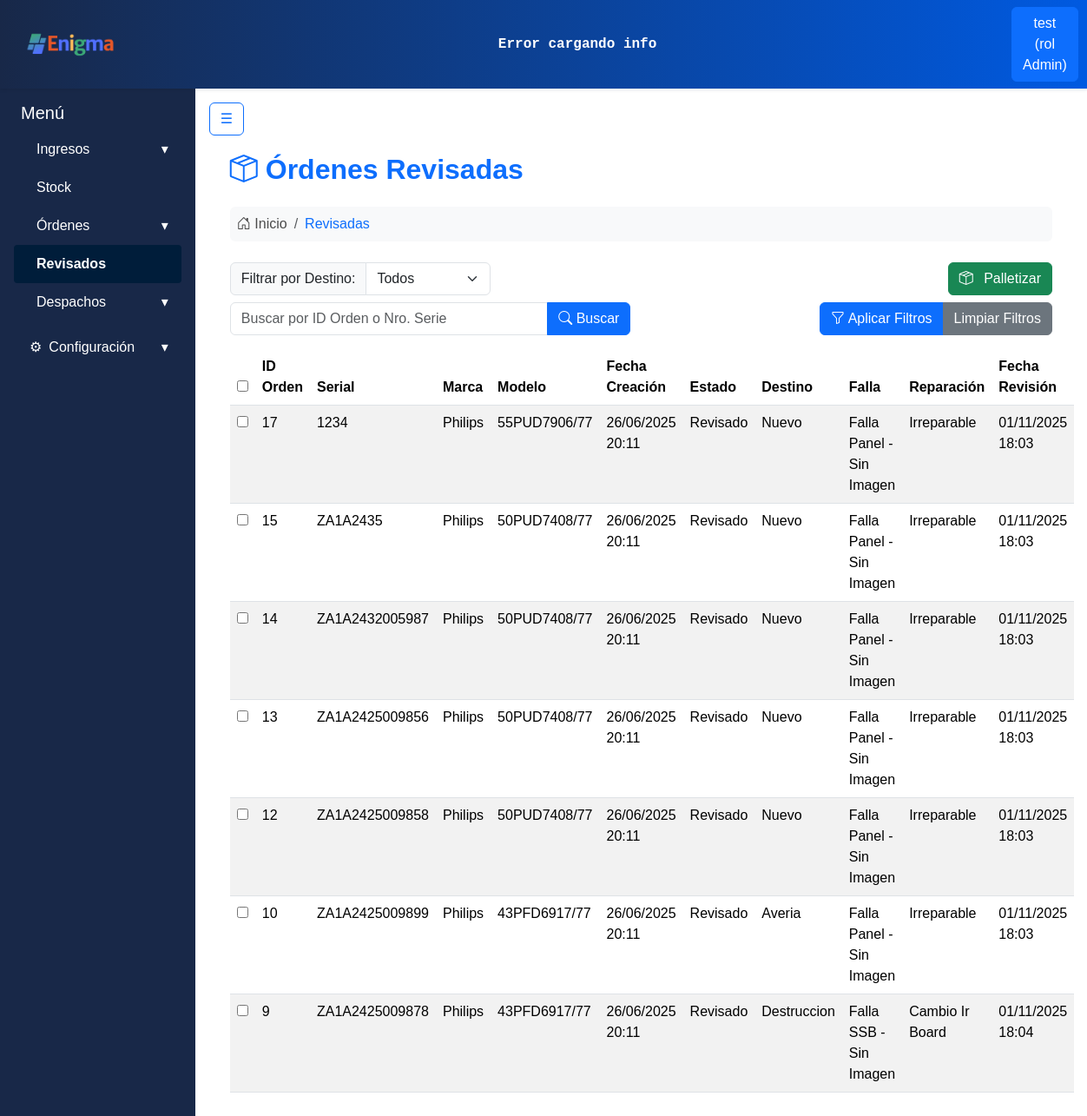
/despachos/revisadas/ (signed in), run on the app's committed database.
### apps/usuarios/models.py (models this page shows, shortened)
class Usuarios(AbstractBaseUser):
    username = models.CharField('Nombre de usuario', unique= True, max_length=60)
    email = models.EmailField('Correo electronico', max_length=254, unique= True)
    nombre = models.CharField(max_length=50)
    apellido = models.CharField(max_length=50)
    rol = models.ForeignKey(Roles, on_delete=models.CASCADE)
    activo = models.BooleanField(default=True)
    is_admin = models.BooleanField(default = False)
    is_superuser = models.BooleanField(default=False)
    is_staff = models.BooleanField(default=False)
    objects = UsuariosManager()
    USERNAME_FIELD = 'username'
    REQUIRED_FIELDS = ['nombre', 'apellido', 'email'] #campos necesarios para crear la cuenta por consola

class Roles(models.Model):
    id = models.AutoField(primary_key=True)
    nombre = models.CharField(max_length=50)
    def __str__(self):
        return self.nombre

### apps/ordenes/models.py (models this page shows, shortened)
class Equipos(models.Model):
    producto_id = models.ForeignKey('ingresos.Productos', on_delete=models.CASCADE)
    numero_serie = models.CharField(max_length=20, unique=True, null=True, blank=True)
    fecha_alta = models.DateTimeField(auto_now_add=True)
    observaciones = models.CharField(max_length=100, null=True, blank=True)

class Ordenes(ModeloBaseConUsuario):  # HEREDA el usuario y el save()
    remito_id = models.ForeignKey('ingresos.Remitos', on_delete=models.CASCADE)
    equipo_id = models.ForeignKey('Equipos', on_delete=models.CASCADE)
    estado_id = models.ForeignKey('Estados', on_delete=models.CASCADE)
    falla_detectada = models.CharField(max_length=50, null=True, blank=True)
    reparacion = models.CharField(max_length=50, null=True, blank=True)
    fecha_revision = models.DateTimeField(null=True, blank=True)
    editado_por = models.ForeignKey(
        User, on_delete=models.SET_NULL, null=True, blank=True, related_name='ordenes_editadas'
    )
    palletizado_por = models.ForeignKey(
        User, on_delete=models.SET_NULL, null=True, blank=True, related_name='ordenes_palletizadas'
    )
    orden_activa = models.BooleanField(default=True)
    fecha_creacion = models.DateTimeField(auto_now_add=True)
    modificacion_id = models.ForeignKey('HistorialOrdenes', on_delete=models.CASCADE, null=True, blank=True)
    destino = models.ForeignKey('Destinos', on_delete=models.CASCADE, null=True, blank=True)
    equipo_palletizado = models.BooleanField(default=False)

class Estados(models.Model):
    nombre_estado = models.CharField(max_length=30)

class Destinos(models.Model):
    nombre_destino = models.CharField(max_length=30)

### apps/ingresos/models.py (models this page shows, shortened)
class Productos(models.Model):
    id = models.AutoField(primary_key=True)
    marca = models.CharField(max_length=30)
    modelo = models.CharField(max_length=50, unique=True)

### apps/despachos/views.py (the view, shortened to what this page needs)
# urls.py: path('revisadas/', views.OrdenesRevisadasView.as_view(), name='ordenes_revisadas'),
class OrdenesRevisadasView(LoginRequiredMixin,View):
    template_name = 'despachos/revisadas.html'
    def get(self, request, *args, **kwargs):
        estado_revisado_obj = Estados.objects.filter(nombre_estado__iexact='revisado').first()
        ordenes_queryset = Ordenes.objects.filter(
            estado_id=estado_revisado_obj,
            equipo_palletizado=False
        ).select_related(
            'destino', 'equipo_id', 'equipo_id__producto_id', 'estado_id'
        ).order_by('-fecha_creacion')
        query = request.GET.get('q', '')
        filtro_destino_param = request.GET.get('filtro_destino', 'todos')
        mensaje_busqueda = None
        if query:
            q_objects = Q(id__icontains=query) | Q(equipo_id__numero_serie__icontains=query)
            ordenes_queryset = ordenes_queryset.filter(q_objects)
            if not ordenes_queryset.exists():
                mensaje_busqueda = f"No se encontraron órdenes con el ID/Número de Serie '{query}'."
        datos_ordenes = []
        if ordenes_queryset.exists():
            for orden in ordenes_queryset:
                equipo_obj = orden.equipo_id
                producto_obj = getattr(equipo_obj, 'producto_id', None)
                producto_modelo = getattr(producto_obj, 'modelo', 'N/A')
                producto_marca = getattr(producto_obj, 'marca', 'N/A')
                nombre_destino = getattr(orden.destino, 'nombre_destino', 'Sin asignar')
                nombre_estado = getattr(orden.estado_id, 'nombre_estado', 'Sin estado')
                datos_ordenes.append({
                    'id': orden.id,
                    'equipo_id': orden.equipo_id.id if orden.equipo_id else None,
                    'numero_serie': getattr(equipo_obj, 'numero_serie', 'N/A'),
                    'modelo': producto_modelo,
                    'marca': producto_marca,
                    'fecha_creacion': orden.fecha_creacion,
                    'estado': nombre_estado,
                    'destino': nombre_destino,
                    'falla_detectada': orden.falla_detectada,
                    'reparacion': orden.reparacion,
                    'fecha_revision': orden.fecha_revision,
                })
        destinos_para_despacho = Destinos.objects.all().order_by('nombre_destino')
        context = {
            'ordenes': datos_ordenes,
            'mensaje_busqueda': mensaje_busqueda,
            'query_actual': query,
            'filtro_destino_seleccionado': filtro_destino_param,
            'destinos_para_filtro': Destinos.objects.all().order_by('nombre_destino'),
            'destinos_para_despacho': destinos_para_despacho,
            'mostrar_boton_despacho': bool(datos_ordenes),
            'titulo_pagina': 'Órdenes Revisadas',
            'max_items_pallet': 15,
        }
        return render(request, self.template_name, context)

### apps/despachos/templatetags/custom_filters.py (called while the page is built)
@register.filter
def replace_chars(value, arg):
    if not isinstance(value, str):
        return value
    try:
        old_value, new_value = arg.split(':')
    except ValueError:
        return value
    return value.replace(old_value, new_value)

### apps/despachos/templates/despachos/revisadas.html (shortened to what this page needs)
{% extends 'base.html' %}
{% load static %}
{% load custom_filters %}
{% block content %}
    <div class="page-container px-4 mt-3">
        <div class="d-flex justify-content-between align-items-center mb-4">
            <h2 class="fw-bold text-primary mb-0">
                <i class="bi bi-box-seam"></i>
                Órdenes Revisadas
            </h2>
        </div>
        <nav aria-label="breadcrumb" class="mb-4">
            <ol class="breadcrumb bg-light rounded p-2">
                <li class="breadcrumb-item">
                    <i class="bi bi-house-door"></i> Inicio
                </li>
                <li class="breadcrumb-item text-primary" aria-current="page">Revisadas</li>
            </ol>
        </nav>
        <div class="top-action-bar">
            <form id="filtro-busqueda-form" action="{% url 'despachos:ordenes_revisadas' %}" method="GET" class="w-100">
                <div class="row mb-2">
                    <div class="col-md-4 col-sm-6 mb-2 mb-md-0">
                        <div class="form-group input-group">
                            <label class="input-group-text" for="filtro_destino">Filtrar por Destino:</label>
                            <select class="form-select" id="filtro_destino" name="filtro_destino">
                                <option value="todos" {% if filtro_destino_seleccionado == 'todos' %}selected{% endif %}>Todos</option>
                            </select>
                        </div>
                    </div>
                    <div class="col-md-8 col-sm-6 d-flex justify-content-end align-items-center">
                        {% if mostrar_boton_despacho %}
                            <button type="button" class="btn btn-success" id="btn-enviar-despacho-principal" data-bs-toggle="modal" data-bs-target="#despachoModal">
                                <i class="bi bi-box-seam me-2"></i> Palletizar
                            </button>
                        {% endif %}
                    </div>
                </div>
                <div class="row">
                    <div class="col-md-6 col-sm-12">
                        <div class="form-group input-group search-input-group">
                            <input type="text" class="form-control"
                                placeholder="Buscar por ID Orden o Nro. Serie"
                                name="q" value="{{ query_actual|default:'' }}">
                            <button class="btn btn-primary" type="submit">
                                <i class="bi bi-search"></i> Buscar
                            </button>
                        </div>
                    </div>
                    <div class="col-md-6 col-sm-12 d-flex justify-content-end align-items-center mt-2 mt-md-0">
                        <div class="btn-group">
                            <button class="btn btn-primary" type="submit">
                                <i class="bi bi-funnel"></i> Aplicar Filtros
                            </button>
                            <a href="{% url 'despachos:ordenes_revisadas' %}" class="btn btn-secondary">Limpiar Filtros</a>
                        </div>
                    </div>
                </div>
            </form>
        </div>
        {% if ordenes %}
            <form id="form-despacho" action="{% url 'despachos:procesar_despacho_ordenes' %}" method="POST">
                <table class="table table-striped table-hover mt-3">
                    <thead>
                        <tr>
                            <th><input type="checkbox" id="checkbox-maestro-despacho"></th>
                            <th>ID Orden</th>
                            <th>Serial</th>
                            <th>Marca</th>
                            <th>Modelo</th>
                            <th>Fecha Creación</th>
                            <th>Estado</th>
                            <th>Destino</th>
                            <th>Falla</th>
                            <th>Reparación</th>
                            <th>Fecha Revisión</th>
                        </tr>
                    </thead>
                    <tbody>
                        {% for orden in ordenes %}
                            <tr>
                                <td><input type="checkbox" class="checkbox-item-despacho" name="orden_ids" value="{{ orden.id }}"></td>
                                <td>{{ orden.id }}</td>
                                <td>{{ orden.numero_serie }}</td>
                                <td>{{ orden.marca }}</td>
                                <td>{{ orden.modelo }}</td>
                                <td>{{ orden.fecha_creacion|date:"d/m/Y H:i" }}</td>
                               <td><span class="badge-estado bg-{{ orden.estado|lower|replace_chars:' :-' }}">{{ orden.estado }}</span></td>
                                <td>{{ orden.destino }}</td>
                                <td>{{ orden.falla_detectada }}</td>
                                <td>{{ orden.reparacion }}</td>
                                <td>{{ orden.fecha_revision|default:"N/A"|date:"d/m/Y H:i" }}</td>
                            </tr>
                        {% endfor %}
                    </tbody>
                </table>
            </form>
        {% endif %}
{% endblock %}

### templates/includes/header.html (shortened to what this page needs)
{% load static %}
<nav class="navbar navbar-expand-lg shadow-sm navbar-gradient">
  <div class="container-fluid">
    <a class="navbar-brand d-flex align-items-center" href="{% url 'core:dashboard' %}">
      <div class="card-header p-0 bg-transparent border-0">
        <img class="logo_form" src="{% static 'img/enigmaLogoNuevo.png' %}" alt="Enigma Logo">
      </div>
    </a>
    <div class="mx-auto text-center d-none d-lg-block">
        <div class="ticker-container text-white py-1 px-2 rounded">
            <div class="ticker" id="ticker-api">
            </div>
        </div>
    </div>
    <div class="d-flex ms-auto">
      {% if user.is_authenticated %}
        <div class="dropdown">
          <a class="btn btn-primary" href="#" role="button" id="dropdownUser" data-bs-toggle="dropdown" aria-expanded="false">
            {{ user.username }} (rol {{ user.rol }})
          </a>
        </div>
      {% else %}
        <a href="{% url 'usuarios:register' %}" class="btn btn-outline-primary me-2">Registrarse</a>
        <a href="{% url 'usuarios:login' %}" class="btn btn-outline-success">Login</a>
      {% endif %}
    </div>
  </div>
</nav>

### static/css/style.css (style rules this page uses)
:root { --color-bg-navbar-solid:linear-gradient(90deg, #182848 0%, #005ae1 100%); }
.navbar-gradient { background: var(--color-bg-navbar-solid); }
.logo_form { width: auto; height: 40px; margin-right: 10px; margin-left: 0.8rem; }
h2 { color: #e02626; }
body { font-family: Arial, sans-serif; color: #4b4b4b; }
h1, h2 { text-align: center; color: #0056b3; }
.ticker-container { color: #E0F2FE; overflow: hidden; white-space: nowrap; position: relative; width: 1000px; font-weight: bold; font-family: monospace; border-radius: 0.25rem; }
.ticker { display: inline-block; white-space: nowrap; animation: scrollTicker 50s linear infinite; }

### data on the page
Usuarios: username "test", rol "Admin"
Equipos: numero_serie "1234"
Productos: marca "Philips", modelo "55PUD7906/77"
Ordenes: fecha_creacion "26/06/2025 20:11", falla_detectada "Falla Panel - Sin Imagen", reparacion "Irreparable", fecha_revision "01/11/2025 18:03"
Estados: estado "Revisado" "Revisado" "Revisado" "Revisado" "Revisado" "Revisado" "Revisado"
Destinos: destino "Nuevo" "Nuevo" "Nuevo" "Nuevo" "Nuevo"
Equipos: numero_serie "ZA1A2435"
Productos: marca "Philips" "Philips" "Philips" "Philips", modelo "50PUD7408/77" "50PUD7408/77" "50PUD7408/77" "50PUD7408/77"
Ordenes: fecha_creacion "26/06/2025 20:11", falla_detectada "Falla Panel - Sin Imagen", reparacion "Irreparable", fecha_revision "01/11/2025 18:03"
Equipos: numero_serie "ZA1A2432005987"
Ordenes: fecha_creacion "26/06/2025 20:11", falla_detectada "Falla Panel - Sin Imagen", reparacion "Irreparable", fecha_revision "01/11/2025 18:03"
Equipos: numero_serie "ZA1A2425009856"
Ordenes: fecha_creacion "26/06/2025 20:11", falla_detectada "Falla Panel - Sin Imagen", reparacion "Irreparable", fecha_revision "01/11/2025 18:03"
Equipos: numero_serie "ZA1A2425009858"
Ordenes: fecha_creacion "26/06/2025 20:11", falla_detectada "Falla Panel - Sin Imagen", reparacion "Irreparable", fecha_revision "01/11/2025 18:03"
Equipos: numero_serie "ZA1A2425009899"
Productos: marca "Philips" "Philips", modelo "43PFD6917/77" "43PFD6917/77"
Ordenes: fecha_creacion "26/06/2025 20:11", falla_detectada "Falla Panel - Sin Imagen", reparacion "Irreparable", fecha_revision "01/11/2025 18:03"
Destinos: destino "Averia"
Equipos: numero_serie "ZA1A2425009878"
Ordenes: fecha_creacion "26/06/2025 20:11", falla_detectada "Falla SSB - Sin Imagen", reparacion "Cambio Ir Board", fecha_revision "01/11/2025 18:04"
Destinos: destino "Destruccion"

### other printed values
{{ orden.id }} "17" "15" "14" "13" "12" "10" "9"
